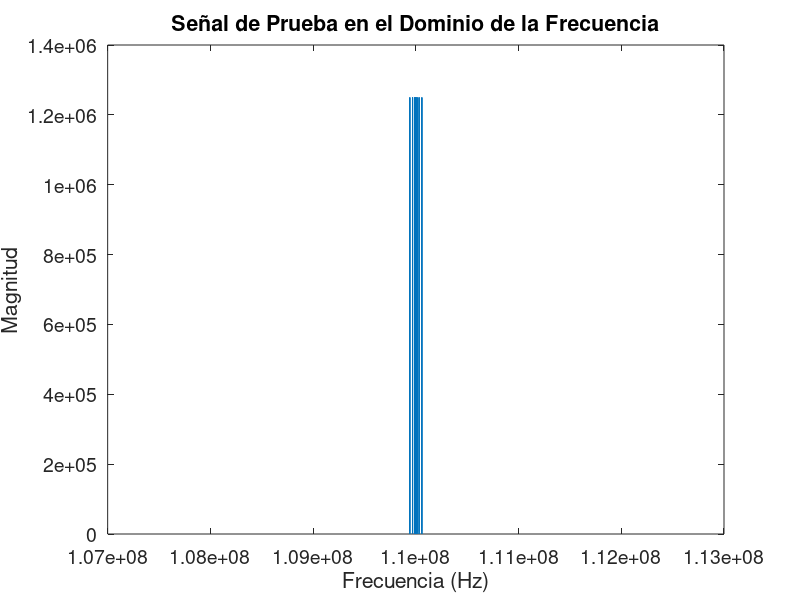

Write MATLAB code to recreate this figure. (Note: this script raises an error after producing the figure.)
pkg load signal; % Cargar el paquete de señales si está disponible

% Parámetros iniciales
fs = 5e6; % Frecuencia de muestreo (Hz)
t = linspace(0, 1, fs); % Vector de tiempo de 1 segundo

% Crear señal de prueba centrada en 110 MHz con componentes en frecuencias específicas
fc = 110e6; % Frecuencia central de 110 MHz
f1 = 1875; % Frecuencia de 1875 Hz
f2 = 13125; % Frecuencia de 13125 Hz
f3 = 31875; % Frecuencia de 31875 Hz
f4 = 58625; % Frecuencia de 58625 Hz

% Generar la señal de prueba (modulación de amplitud)
test_signal = cos(2 * pi * f1 * t) + cos(2 * pi * f2 * t) + cos(2 * pi * f3 * t) + cos(2 * pi * f4 * t);
FMmodulada = test_signal .* cos(2 * pi * fc * t);

% Transformar la señal de prueba al dominio de la frecuencia
FMmodulada_freq = fftshift(fft(FMmodulada));
f_FMmodulada = linspace(-fs/2, fs/2, length(FMmodulada_freq)); % Frecuencias para la señal de prueba

% Visualizar la señal de prueba en el dominio de la frecuencia
figure;
plot(f_FMmodulada + fc, abs(FMmodulada_freq));
title('Señal de Prueba en el Dominio de la Frecuencia');
xlabel('Frecuencia (Hz)', 'FontSize', 14);
ylabel('Magnitud', 'FontSize', 14);
set(gca, 'FontSize', 14); % Aumentar tamaño de la fuente en los ejes
xtickformat('%.0f'); % Formato de números en notación normal
xlim([fc - 500e3, fc + 500e3]); % Mostrar un rango más cerrado alrededor de 110 MHz

% Crear oscilador local de 120.7 MHz para obtener una IF de 10.7 MHz
f_lo = 120.7e6; % Frecuencia del oscilador local
osc_lo = cos(2 * pi * f_lo * t); % Señal del oscilador local

% Transformar el oscilador local al dominio de la frecuencia
osc_lo_freq = fftshift(fft(osc_lo));
f_osc_lo = linspace(-fs/2, fs/2, length(osc_lo_freq)); % Frecuencias para el oscilador local

% Visualizar el oscilador local en el dominio de la frecuencia
figure;
plot(f_osc_lo + f_lo, abs(osc_lo_freq));
title('Oscilador Local en el Dominio de la Frecuencia');
xlabel('Frecuencia (Hz)', 'FontSize', 14);
ylabel('Magnitud', 'FontSize', 14);
set(gca, 'FontSize', 14); % Aumentar tamaño de la fuente en los ejes
xtickformat('%.0f'); % Formato de números en notación normal
xlim([f_lo - 500e3, f_lo + 500e3]); % Mostrar un rango más cerrado alrededor de 120.7 MHz

% Mezclar la señal de prueba con el oscilador local para obtener la señal IF
IF_signal = FMmodulada .* osc_lo;

% Transformar la señal IF al dominio de la frecuencia
IF_signal_freq = fftshift(fft(IF_signal));
f_IF = linspace(-fs/2, fs/2, length(IF_signal_freq)); % Frecuencias para la señal IF

% Visualizar la señal IF en el dominio de la frecuencia
figure;
plot(f_IF, abs(IF_signal_freq));
title('Señal IF en el Dominio de la Frecuencia (sin filtrar)');
xlabel('Frecuencia (Hz)', 'FontSize', 14);
ylabel('Magnitud', 'FontSize', 14);
set(gca, 'FontSize', 14); % Aumentar tamaño de la fuente en los ejes
xtickformat('%.0f'); % Formato de números en notación normal
xlim([-fs/2, fs/2]); % Mostrar todo el rango de frecuencias para mejor visualización

% Identificar las componentes de frecuencia significativas
magnitudes = abs(IF_signal_freq);
threshold = max(magnitudes) * 0.1; % Umbral para identificar picos significativos

% Encuentra los picos manualmente
peaks = [];
locs = [];
for i = 2:length(magnitudes)-1
    if magnitudes(i) > magnitudes(i-1) && magnitudes(i) > magnitudes(i+1) && magnitudes(i) > threshold
        peaks = [peaks; magnitudes(i)];
        locs = [locs; i];
    end
end

% Calcular el desplazamiento desde la frecuencia central
frecuencia_central = 10.7e6;
desplazamiento_derecha = max(f_IF(locs) - frecuencia_central);
desplazamiento_izquierda = min(f_IF(locs) - frecuencia_central);

disp(['Desplazamiento hacia la derecha: ', num2str(desplazamiento_derecha), ' Hz']);
disp(['Desplazamiento hacia la izquierda: ', num2str(desplazamiento_izquierda), ' Hz']);

% Valores numéricos de las componentes significativas
componentes_significativas = f_IF(locs) + frecuencia_central;
disp('Componentes significativas en la señal IF:');
disp(num2str(componentes_significativas, '%.0f'));

% Magnitudes de los picos significativos
magnitudes_picos = peaks;
disp('Magnitudes de los picos significativos:');
disp(num2str(magnitudes_picos, '%.2f'));

% Mostrar frecuencias y magnitudes significativas juntas
disp('Frecuencia (Hz)    Magnitud');
for i = 1:length(componentes_significativas)
    disp([num2str(componentes_significativas(i), '%.0f'), '    ', num2str(magnitudes_picos(i), '%.2f')]);
end
